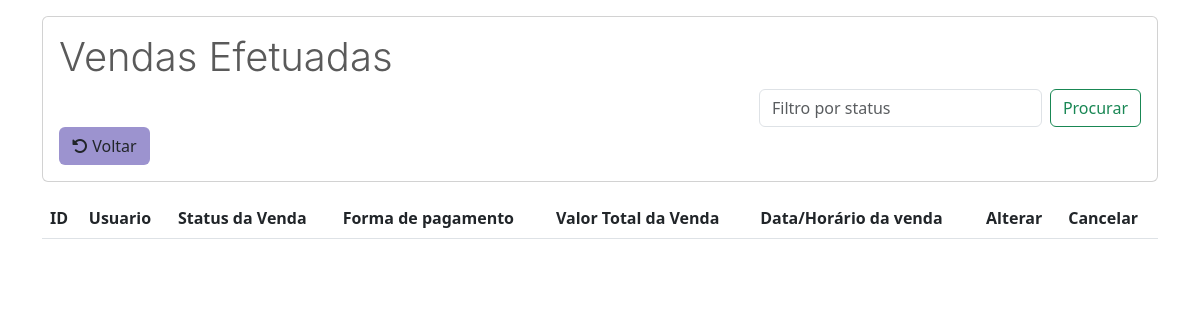
Page /pagamentos.php on the earlier database version.
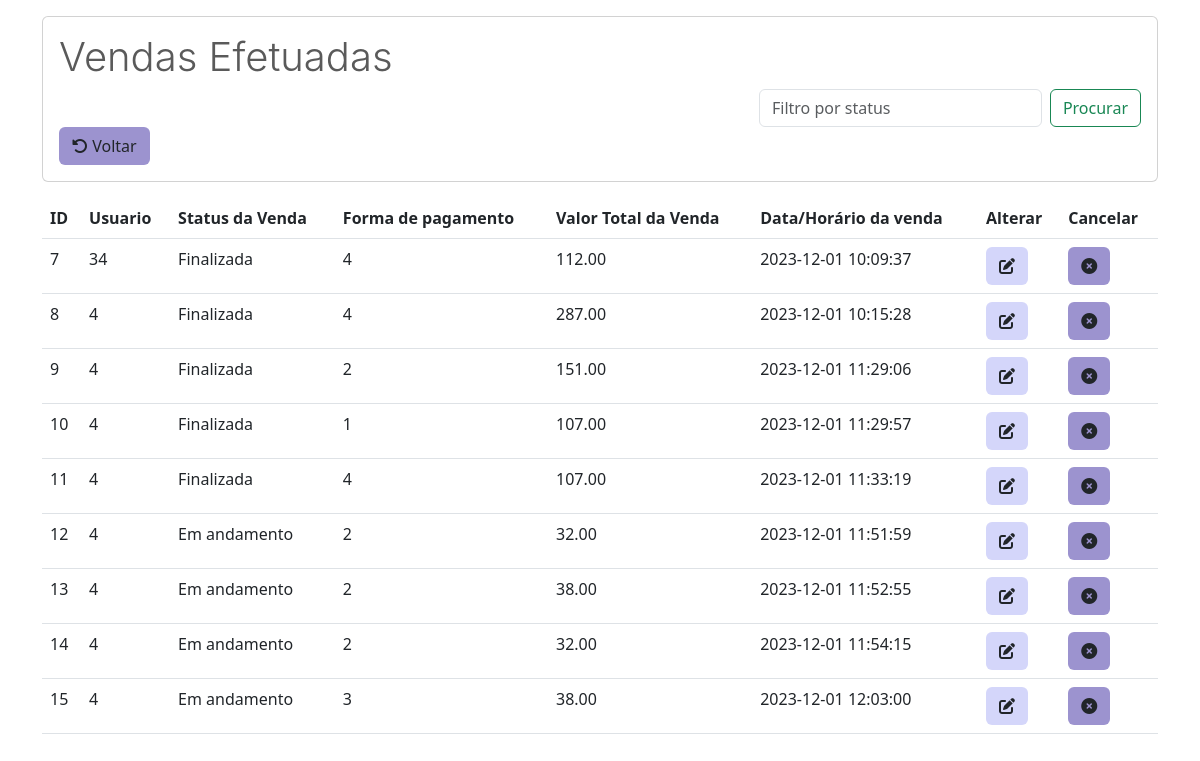
Same page on the later database version.
### tables this page shows
CREATE TABLE `venda` (
  `id` int(11) NOT NULL,
  `usuario_id` int(11) NOT NULL,
  `status` int(11) NOT NULL DEFAULT 1,
  `formadepagamento` int(11) NOT NULL,
  `valortotal` double(11,2) NOT NULL,
  `datacadastro` datetime NOT NULL DEFAULT current_timestamp()
);

### pagamentos.php (the view, shortened to what this page needs)
<?php
require_once("conexao.php");
$where = "";
$sql = "SELECT * from venda" . $where;
$resultado = mysqli_query($conexao, $sql);
?>
<!DOCTYPE html>
<html lang="en">
<head>
  <link href="https://cdn.jsdelivr.net/npm/bootstrap@5.3.0-alpha3/dist/css/bootstrap.min.css" rel="stylesheet">
  <link rel="stylesheet" href="https://cdn.jsdelivr.net/npm/bootstrap-icons@1.11.0/font/bootstrap-icons.css">
</head>
<body>
  <div class="container-md">
    <div class="card mt-3 mb-3">
      <div class="card-body">
        <h1 class="card-title" style="color: #5a5a5a; font-family: '-apple-system'; font-weight: 300;">Vendas Efetuadas</h1>
        <form class="d-flex" role="search" method="POST" action="pagamentos.php">
          <input class="form-control me-2" style="margin-left: 700px; width: 500px" type="search" placeholder="Filtro por status" name="pesquisa" aria-label="Search">
          <button class="btn btn-outline-success" type="submit">Procurar</button>
        </form>
        <a href="MenuAdm.php" class="btn" style="magin-bottom: 100px; background-color: #9c93cf;"><i class="fa-solid fa-rotate-left"></i> Voltar</a>
      </div>
    </div>
    <table class="table table-hover">
      <thead>
        <tr>
          <th scope="col">ID</th>
          <th scope="col">Usuario</th>
          <th scope="col">Status da Venda</th>
          <th scope="col">Forma de pagamento</th>
          <th scope="col">Valor Total da Venda</th>
          <th scope="col">Data/Horário da venda</th>
          <th scope="col">Alterar</th>
          <th scope="col">Cancelar</th>
        </tr>
      </thead>
      <tbody>
        <?php while ($linha = mysqli_fetch_array($resultado)) { ?>
          <tr>
            <td><?= $linha['id'] ?></th>
            <td><?= $linha['usuario_id'] ?></th>
            <td><?= ($linha['status']) == 1 ? 'Finalizada' : 'Em andamento'; ?></th>
            <td><?= $linha['formadepagamento'] ?></th>
            <td><?= $linha['valortotal'] ?></th>
            <td><?= $linha['datacadastro'] ?></th>
            <td>
              <a href="alterarVenda.php?id=<?= $linha['id'] ?>" class="btn btn" style="background-color:#D4D6FA;"><i class="fa-solid fa-pen-to-square"></i></a>
            <td>
              <a href="usuarioListar.php?id=<?= $linha['id'] ?>" class="btn btn-l" style="background-color:#9c93cf;" onclick="return confirm('Confirmar exclusão?')"><i class="fa-solid fa-circle-xmark"></i></a>
          </tr>
        <?php } ?>
      </tbody>
    </table>
</body>
</html>

Differences in the rows shown:
added venda: id "7", usuario "34", status "Finalizada", formadepagamento "4", valortotal "112.00", datacadastro "2023-12-01 10:09:37"
added venda: id "8", usuario "4", status "Finalizada", formadepagamento "4", valortotal "287.00", datacadastro "2023-12-01 10:15:28"
added venda: id "9", usuario "4", status "Finalizada", formadepagamento "2", valortotal "151.00", datacadastro "2023-12-01 11:29:06"
added venda: id "10", usuario "4", status "Finalizada", formadepagamento "1", valortotal "107.00", datacadastro "2023-12-01 11:29:57"
added venda: id "11", usuario "4", status "Finalizada", formadepagamento "4", valortotal "107.00", datacadastro "2023-12-01 11:33:19"
added venda: id "12", usuario "4", status "Em andamento", formadepagamento "2", valortotal "32.00", datacadastro "2023-12-01 11:51:59"
added venda: id "13", usuario "4", status "Em andamento", formadepagamento "2", valortotal "38.00", datacadastro "2023-12-01 11:52:55"
added venda: id "14", usuario "4", status "Em andamento", formadepagamento "2", valortotal "32.00", datacadastro "2023-12-01 11:54:15"
added venda: id "15", usuario "4", status "Em andamento", formadepagamento "3", valortotal "38.00", datacadastro "2023-12-01 12:03:00"
